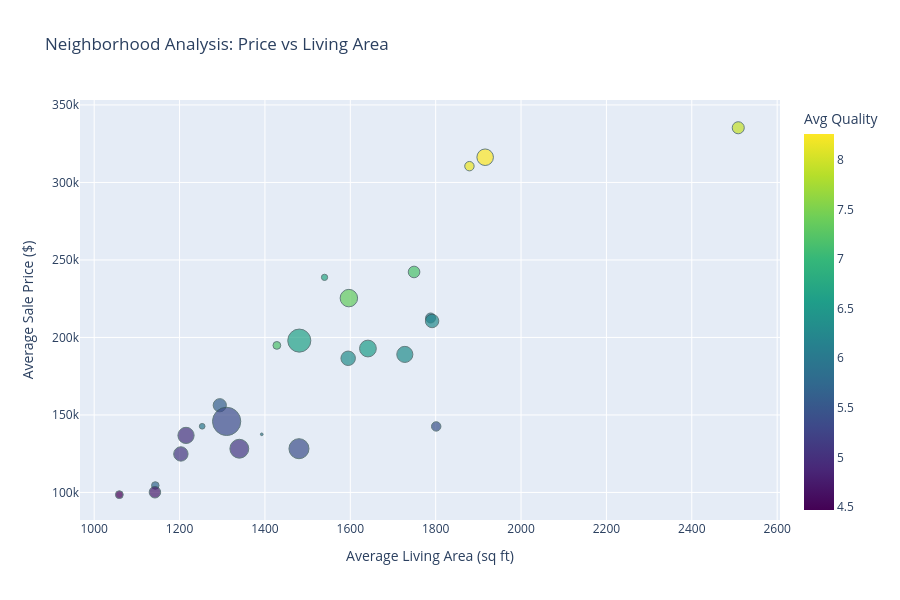
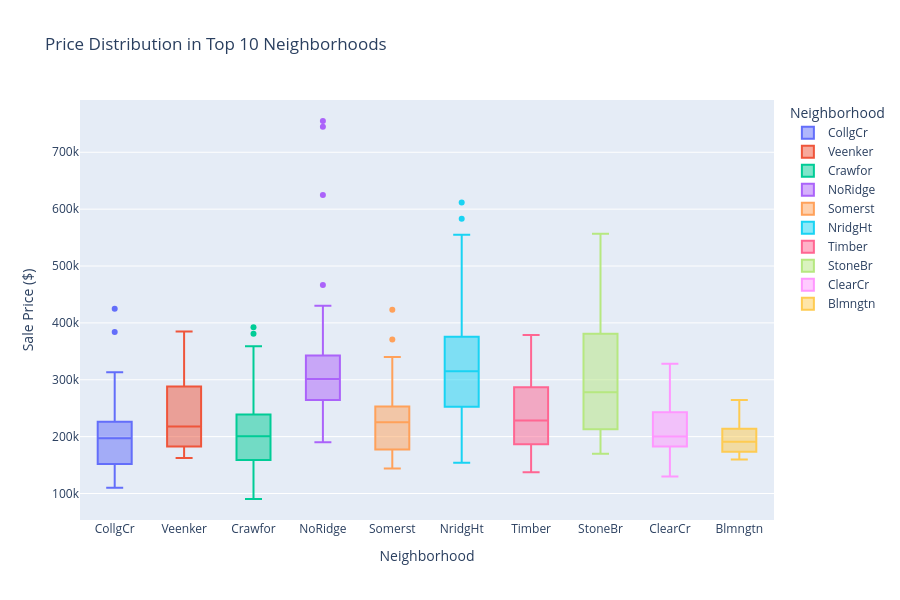
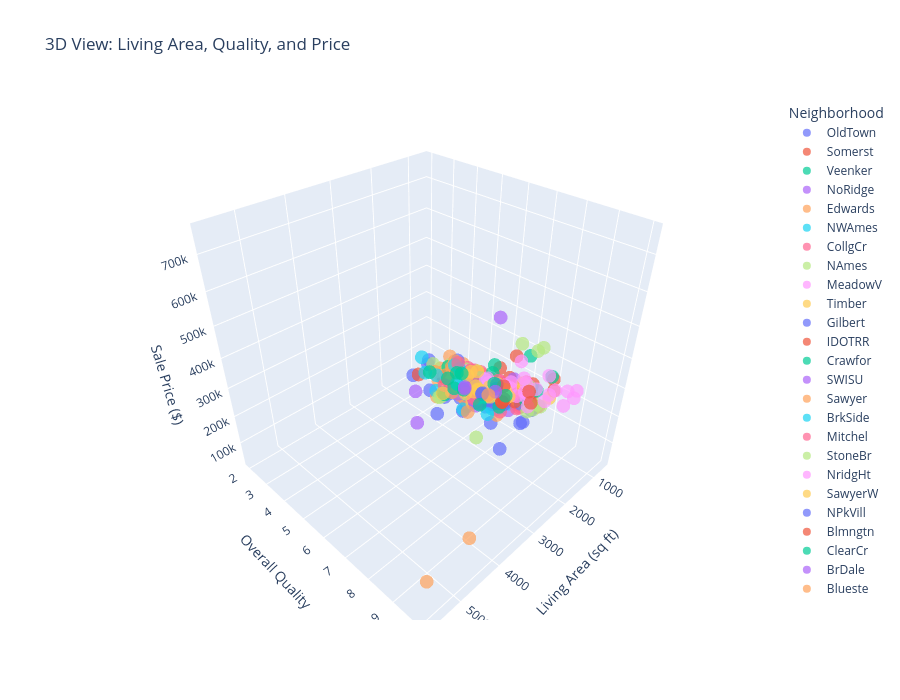

Notebook source saved alongside these figures, in order:
### Markdown cell above
<a id="section17"></a>
## 17. Spatial Visualization

Create interactive visualizations showing price patterns by location.

### Code cell
# Interactive visualization with Plotly
if 'Neighborhood' in train_df.columns:
    # Create interactive neighborhood price visualization
    neighborhood_plot_data = train_df.groupby('Neighborhood').agg({
        'SalePrice': ['mean', 'median', 'count'],
        'GrLivArea': 'mean',
        'OverallQual': 'mean'
    }).reset_index()
    
    neighborhood_plot_data.columns = ['Neighborhood', 'AvgPrice', 'MedianPrice', 'Count', 'AvgLivArea', 'AvgQuality']
    
    # Interactive scatter plot
    fig = px.scatter(neighborhood_plot_data,
                     x='AvgLivArea',
                     y='AvgPrice',
                     size='Count',
                     color='AvgQuality',
                     hover_data=['Neighborhood', 'MedianPrice'],
                     title='Neighborhood Analysis: Price vs Living Area',
                     labels={'AvgLivArea': 'Average Living Area (sq ft)',
                            'AvgPrice': 'Average Sale Price ($)',
                            'AvgQuality': 'Avg Quality',
                            'Count': 'Number of Houses'},
                     color_continuous_scale='Viridis',
                     height=600)
    
    fig.update_traces(marker=dict(line=dict(width=1, color='DarkSlateGrey')))
    fig.show()
    
    # Box plot of prices by top neighborhoods
    top_neighborhoods = neighborhood_stats.head(10).index.tolist()
    train_top_neighborhoods = train_df[train_df['Neighborhood'].isin(top_neighborhoods)]
    
    fig = px.box(train_top_neighborhoods,
                 x='Neighborhood',
                 y='SalePrice',
                 title='Price Distribution in Top 10 Neighborhoods',
                 labels={'SalePrice': 'Sale Price ($)'},
                 color='Neighborhood',
                 height=600)
    
    # fig.update_xaxis(tickangle=45)
    fig.show()
    
    # 3D scatter plot
    fig = px.scatter_3d(train_df.sample(500),
                        x='GrLivArea',
                        y='OverallQual',
                        z='SalePrice',
                        color='Neighborhood',
                        title='3D View: Living Area, Quality, and Price',
                        labels={'GrLivArea': 'Living Area (sq ft)',
                               'OverallQual': 'Overall Quality',
                               'SalePrice': 'Sale Price ($)'},
                        height=700,
                        opacity=0.7)
    
    fig.show()
    
    print("✓ Interactive spatial visualizations created")
else:
    print("Neighborhood column not found for visualization")

### Figure 1 — Plotly figure (JSON) as saved in the notebook; plotly's stock layout.template omitted (floating-point values rounded to 4 significant figures)
{"data": [{"customdata": [["Blmngtn", 191000], ["Blueste", 137500], ["BrDale", 106000], ["BrkSide", 124300], ["ClearCr", 200250], ["CollgCr", 197200], ["Crawfor", 200624], ["Edwards", 121750], ["Gilbert", 181000], ["IDOTRR", 103000], ["MeadowV", 88000], ["Mitchel", 153500], ["NAmes", 140000], ["NPkVill", 146000], ["NWAmes", 182900], ["NoRidge", 301500], ["NridgHt", 315000], ["OldTown", 119000], ["SWISU", 139500], ["Sawyer", 135000], ["SawyerW", 179900], ["Somerst", 225500], ["StoneBr", 278000], ["Timber", 228475], ["Veenker", 218000]], "hovertemplate": "Average Living Area (sq ft)=%{x}<br>Average Sale Price ($)=%{y}<br>Number of Houses=%{marker.size}<br>Neighborhood=%{customdata[0]}<br>MedianPrice=%{customdata[1]}<br>Avg Quality=%{marker.color}<extra></extra>", "legendgroup": "", "marker": {"color": [7.176, 6, 5.688, 5.052, 5.893, 6.64, 6.275, 5.08, 6.557, 4.757, 4.471, 5.592, 5.36, 6, 6.329, 7.927, 8.26, 5.389, 5.44, 5.027, 6.322, 7.337, 8.16, 7.158, 6.727], "coloraxis": "coloraxis", "line": {"color": "DarkSlateGrey", "width": 1}, "size": [17, 2, 16, 58, 28, 150, 51, 100, 79, 37, 17, 49, 225, 9, 73, 41, 77, 113, 25, 74, 59, 86, 25, 38, 11], "sizemode": "area", "sizeref": 0.5625, "symbol": "circle"}, "mode": "markers", "name": "", "orientation": "v", "showlegend": false, "type": "scatter", "x": [1428.0, 1392.0, 1143.0, 1203.0, 1788.0, 1480.0, 1792.0, 1340.0, 1641.0, 1142.0, 1059.0, 1294.0, 1310.0, 1253, 1728.0, 2509.0, 1916.0, 1480.0, 1801.0, 1215.0, 1595.0, 1597.0, 1879.0, 1749.0, 1540.0], "xaxis": "x", "y": [194900.0, 137500, 104500.0, 124800.0, 212600.0, 198000.0, 210600.0, 128200.0, 192900.0, 100100.0, 98580.0, 156300.0, 145800.0, 142700.0, 189100.0, 335300.0, 316300.0, 128200.0, 142600.0, 136800.0, 186600.0, 225400.0, 310499, 242200.0, 238800.0], "yaxis": "y"}], "layout": {"coloraxis": {"colorbar": {"title": {"text": "Avg Quality"}}, "colorscale": [[0, "#440154"], [0.1111, "#482878"], [0.2222, "#3e4989"], [0.3333, "#31688e"], [0.4444, "#26828e"], [0.5556, "#1f9e89"], [0.6667, "#35b779"], [0.7778, "#6ece58"], [0.8889, "#b5de2b"], [1, "#fde725"]]}, "height": 600, "legend": {"itemsizing": "constant", "tracegroupgap": 0}, "title": {"text": "Neighborhood Analysis: Price vs Living Area"}, "xaxis": {"anchor": "y", "domain": [0, 1], "title": {"text": "Average Living Area (sq ft)"}}, "yaxis": {"anchor": "x", "domain": [0, 1], "title": {"text": "Average Sale Price ($)"}}}}

### Figure 2 — Plotly figure (JSON) as saved in the notebook; plotly's stock layout.template omitted (floating-point values rounded to 4 significant figures; data arrays with more than 128 entries replaced by an {"elided": "..."} marker saying what was removed)
{"data": [{"alignmentgroup": "True", "hovertemplate": "Neighborhood=%{x}<br>Sale Price ($)=%{y}<extra></extra>", "legendgroup": "CollgCr", "marker": {"color": "#636efa"}, "name": "CollgCr", "notched": false, "offsetgroup": "CollgCr", "orientation": "v", "showlegend": true, "type": "box", "x": {"elided": "150 str values"}, "x0": " ", "xaxis": "x", "y": {"elided": "150 int values"}, "y0": " ", "yaxis": "y"}, {"alignmentgroup": "True", "hovertemplate": "Neighborhood=%{x}<br>Sale Price ($)=%{y}<extra></extra>", "legendgroup": "Veenker", "marker": {"color": "#EF553B"}, "name": "Veenker", "notched": false, "offsetgroup": "Veenker", "orientation": "v", "showlegend": true, "type": "box", "x": ["Veenker", "Veenker", "Veenker", "Veenker", "Veenker", "Veenker", "Veenker", "Veenker", "Veenker", "Veenker", "Veenker"], "x0": " ", "xaxis": "x", "y": [181500, 385000, 162500, 324000, 245500, 165000, 270000, 187000, 218000, 194000, 294000], "y0": " ", "yaxis": "y"}, {"alignmentgroup": "True", "hovertemplate": "Neighborhood=%{x}<br>Sale Price ($)=%{y}<extra></extra>", "legendgroup": "Crawfor", "marker": {"color": "#00cc96"}, "name": "Crawfor", "notched": false, "offsetgroup": "Crawfor", "orientation": "v", "showlegend": true, "type": "box", "x": ["Crawfor", "Crawfor", "Crawfor", "Crawfor", "Crawfor", "Crawfor", "Crawfor", "Crawfor", "Crawfor", "Crawfor", "Crawfor", "Crawfor", "Crawfor", "Crawfor", "Crawfor", "Crawfor", "Crawfor", "Crawfor", "Crawfor", "Crawfor", "Crawfor", "Crawfor", "Crawfor", "Crawfor", "Crawfor", "Crawfor", "Crawfor", "Crawfor", "Crawfor", "Crawfor", "Crawfor", "Crawfor", "Crawfor", "Crawfor", "Crawfor", "Crawfor", "Crawfor", "Crawfor", "Crawfor", "Crawfor", "Crawfor", "Crawfor", "Crawfor", "Crawfor", "Crawfor", "Crawfor", "Crawfor", "Crawfor", "Crawfor", "Crawfor", "Crawfor"], "x0": " ", "xaxis": "x", "y": [140000, 163500, 217000, 259500, 200100, 315000, 311500, 235000, 158500, 157000, 177000, 239000, 90350, 188700, 289000, 96500, 234000, 200624, 217500, 359100, 149000, 137500, 257500, 222000, 164000, 189950, 250000, 145000, 145000, 160000, 165000, 119750, 220000, 219500, 174500, 230000, 224000, 239000, 154900, 392500, 138887, 230000, 381000, 139000, 177500, 335000, 177000, 275000, 223000, 191000, 266500], "y0": " ", "yaxis": "y"}, {"alignmentgroup": "True", "hovertemplate": "Neighborhood=%{x}<br>Sale Price ($)=%{y}<extra></extra>", "legendgroup": "NoRidge", "marker": {"color": "#ab63fa"}, "name": "NoRidge", "notched": false, "offsetgroup": "NoRidge", "orientation": "v", "showlegend": true, "type": "box", "x": ["NoRidge", "NoRidge", "NoRidge", "NoRidge", "NoRidge", "NoRidge", "NoRidge", "NoRidge", "NoRidge", "NoRidge", "NoRidge", "NoRidge", "NoRidge", "NoRidge", "NoRidge", "NoRidge", "NoRidge", "NoRidge", "NoRidge", "NoRidge", "NoRidge", "NoRidge", "NoRidge", "NoRidge", "NoRidge", "NoRidge", "NoRidge", "NoRidge", "NoRidge", "NoRidge", "NoRidge", "NoRidge", "NoRidge", "NoRidge", "NoRidge", "NoRidge", "NoRidge", "NoRidge", "NoRidge", "NoRidge", "NoRidge"], "x0": " ", "xaxis": "x", "y": [250000, 260000, 290000, 403000, 290000, 260000, 280000, 258000, 315000, 430000, 265000, 315750, 248000, 268000, 350000, 402000, 221000, 755000, 341000, 260400, 290000, 337000, 269790, 336000, 348000, 310000, 248000, 325000, 625000, 285000, 745000, 262000, 301500, 290000, 302000, 333168, 190000, 410000, 466500, 340000, 271000], "y0": " ", "yaxis": "y"}, {"alignmentgroup": "True", "hovertemplate": "Neighborhood=%{x}<br>Sale Price ($)=%{y}<extra></extra>", "legendgroup": "Somerst", "marker": {"color": "#FFA15A"}, "name": "Somerst", "notched": false, "offsetgroup": "Somerst", "orientation": "v", "showlegend": true, "type": "box", "x": ["Somerst", "Somerst", "Somerst", "Somerst", "Somerst", "Somerst", "Somerst", "Somerst", "Somerst", "Somerst", "Somerst", "Somerst", "Somerst", "Somerst", "Somerst", "Somerst", "Somerst", "Somerst", "Somerst", "Somerst", "Somerst", "Somerst", "Somerst", "Somerst", "Somerst", "Somerst", "Somerst", "Somerst", "Somerst", "Somerst", "Somerst", "Somerst", "Somerst", "Somerst", "Somerst", "Somerst", "Somerst", "Somerst", "Somerst", "Somerst", "Somerst", "Somerst", "Somerst", "Somerst", "Somerst", "Somerst", "Somerst", "Somerst", "Somerst", "Somerst", "Somerst", "Somerst", "Somerst", "Somerst", "Somerst", "Somerst", "Somerst", "Somerst", "Somerst", "Somerst", "Somerst", "Somerst", "Somerst", "Somerst", "Somerst", "Somerst", "Somerst", "Somerst", "Somerst", "Somerst", "Somerst", "Somerst", "Somerst", "Somerst", "Somerst", "Somerst", "Somerst", "Somerst", "Somerst", "Somerst", "Somerst", "Somerst", "Somerst", "Somerst", "Somerst", "Somerst"], "x0": " ", "xaxis": "x", "y": [307000, 249700, 172500, 245000, 164500, 250000, 176000, 254900, 177000, 311872, 252678, 262500, 207500, 266000, 185000, 244600, 164700, 239000, 270000, 340000, 187750, 241000, 339750, 222000, 210000, 263435, 226700, 208300, 176000, 263000, 146000, 151000, 168500, 226000, 370878, 205950, 423000, 227875, 148800, 196000, 172500, 179400, 215200, 264132, 225000, 227680, 232600, 147400, 151000, 250580, 303477, 328900, 255000, 173733, 320000, 253000, 155000, 182000, 165000, 199900, 197000, 232000, 252000, 197000, 160000, 235128, 171900, 174000, 290000, 229456, 214000, 248328, 186500, 183900, 232000, 208900, 147000, 227000, 177500, 144152, 216000, 250000, 282922, 310000, 287090, 185000], "y0": " ", "yaxis": "y"}, {"alignmentgroup": "True", "hovertemplate": "Neighborhood=%{x}<br>Sale Price ($)=%{y}<extra></extra>", "legendgroup": "NridgHt", "marker": {"color": "#19d3f3"}, "name": "NridgHt", "notched": false, "offsetgroup": "NridgHt", "orientation": "v", "showlegend": true, "type": "box", "x": ["NridgHt", "NridgHt", "NridgHt", "NridgHt", "NridgHt", "NridgHt", "NridgHt", "NridgHt", "NridgHt", "NridgHt", "NridgHt", "NridgHt", "NridgHt", "NridgHt", "NridgHt", "NridgHt", "NridgHt", "NridgHt", "NridgHt", "NridgHt", "NridgHt", "NridgHt", "NridgHt", "NridgHt", "NridgHt", "NridgHt", "NridgHt", "NridgHt", "NridgHt", "NridgHt", "NridgHt", "NridgHt", "NridgHt", "NridgHt", "NridgHt", "NridgHt", "NridgHt", "NridgHt", "NridgHt", "NridgHt", "NridgHt", "NridgHt", "NridgHt", "NridgHt", "NridgHt", "NridgHt", "NridgHt", "NridgHt", "NridgHt", "NridgHt", "NridgHt", "NridgHt", "NridgHt", "NridgHt", "NridgHt", "NridgHt", "NridgHt", "NridgHt", "NridgHt", "NridgHt", "NridgHt", "NridgHt", "NridgHt", "NridgHt", "NridgHt", "NridgHt", "NridgHt", "NridgHt", "NridgHt", "NridgHt", "NridgHt", "NridgHt", "NridgHt", "NridgHt", "NridgHt", "NridgHt", "NridgHt"], "x0": " ", "xaxis": "x", "y": [345000, 325300, 256300, 306000, 277500, 309000, 319900, 202500, 317000, 372402, 412500, 220000, 325624, 274900, 386250, 318000, 415298, 207500, 360000, 342643, 354000, 284000, 207000, 266000, 154000, 437154, 318061, 426000, 280000, 555000, 250000, 440000, 380000, 326000, 374000, 202665, 402861, 446261, 255500, 284000, 214000, 253293, 451950, 275000, 314813, 209500, 274000, 194700, 254000, 275500, 395000, 485000, 582933, 224000, 385000, 350000, 611657, 285000, 173000, 395192, 337500, 196000, 185850, 335000, 280000, 318000, 230000, 233170, 367294, 175500, 465000, 171750, 281000, 325000, 202500, 315000, 394617], "y0": " ", "yaxis": "y"}, {"alignmentgroup": "True", "hovertemplate": "Neighborhood=%{x}<br>Sale Price ($)=%{y}<extra></extra>", "legendgroup": "Timber", "marker": {"color": "#FF6692"}, "name": "Timber", "notched": false, "offsetgroup": "Timber", "orientation": "v", "showlegend": true, "type": "box", "x": ["Timber", "Timber", "Timber", "Timber", "Timber", "Timber", "Timber", "Timber", "Timber", "Timber", "Timber", "Timber", "Timber", "Timber", "Timber", "Timber", "Timber", "Timber", "Timber", "Timber", "Timber", "Timber", "Timber", "Timber", "Timber", "Timber", "Timber", "Timber", "Timber", "Timber", "Timber", "Timber", "Timber", "Timber", "Timber", "Timber", "Timber", "Timber"], "x0": " ", "xaxis": "x", "y": [170000, 220000, 269500, 228000, 184000, 375000, 228950, 202900, 175000, 204000, 175000, 315000, 224500, 369900, 305000, 335000, 176000, 312500, 187500, 248900, 187500, 201000, 137500, 270000, 214900, 287000, 293077, 315500, 250000, 186700, 265900, 378500, 180000, 283463, 239000, 167500, 281213, 160000], "y0": " ", "yaxis": "y"}, {"alignmentgroup": "True", "hovertemplate": "Neighborhood=%{x}<br>Sale Price ($)=%{y}<extra></extra>", "legendgroup": "StoneBr", "marker": {"color": "#B6E880"}, "name": "StoneBr", "notched": false, "offsetgroup": "StoneBr", "orientation": "v", "showlegend": true, "type": "box", "x": ["StoneBr", "StoneBr", "StoneBr", "StoneBr", "StoneBr", "StoneBr", "StoneBr", "StoneBr", "StoneBr", "StoneBr", "StoneBr", "StoneBr", "StoneBr", "StoneBr", "StoneBr", "StoneBr", "StoneBr", "StoneBr", "StoneBr", "StoneBr", "StoneBr", "StoneBr", "StoneBr", "StoneBr", "StoneBr"], "x0": " ", "xaxis": "x", "y": [438780, 239000, 501837, 286000, 377426, 394432, 212000, 251000, 325000, 319000, 372500, 207500, 392000, 361919, 189000, 275000, 236500, 180000, 538000, 187500, 556581, 213500, 170000, 278000, 260000], "y0": " ", "yaxis": "y"}, {"alignmentgroup": "True", "hovertemplate": "Neighborhood=%{x}<br>Sale Price ($)=%{y}<extra></extra>", "legendgroup": "ClearCr", "marker": {"color": "#FF97FF"}, "name": "ClearCr", "notched": false, "offsetgroup": "ClearCr", "orientation": "v", "showlegend": true, "type": "box", "x": ["ClearCr", "ClearCr", "ClearCr", "ClearCr", "ClearCr", "ClearCr", "ClearCr", "ClearCr", "ClearCr", "ClearCr", "ClearCr", "ClearCr", "ClearCr", "ClearCr", "ClearCr", "ClearCr", "ClearCr", "ClearCr", "ClearCr", "ClearCr", "ClearCr", "ClearCr", "ClearCr", "ClearCr", "ClearCr", "ClearCr", "ClearCr", "ClearCr"], "x0": " ", "xaxis": "x", "y": [225000, 180000, 235000, 190000, 211000, 277000, 241500, 192000, 190000, 130000, 134432, 240000, 280000, 256000, 143000, 173000, 302000, 187500, 200000, 155000, 185000, 240000, 244400, 328000, 200500, 161500, 260000, 190000], "y0": " ", "yaxis": "y"}, {"alignmentgroup": "True", "hovertemplate": "Neighborhood=%{x}<br>Sale Price ($)=%{y}<extra></extra>", "legendgroup": "Blmngtn", "marker": {"color": "#FECB52"}, "name": "Blmngtn", "notched": false, "offsetgroup": "Blmngtn", "orientation": "v", "showlegend": true, "type": "box", "x": ["Blmngtn", "Blmngtn", "Blmngtn", "Blmngtn", "Blmngtn", "Blmngtn", "Blmngtn", "Blmngtn", "Blmngtn", "Blmngtn", "Blmngtn", "Blmngtn", "Blmngtn", "Blmngtn", "Blmngtn", "Blmngtn", "Blmngtn"], "x0": " ", "xaxis": "x", "y": [167240, 192500, 192000, 172500, 178740, 234000, 194201, 264561, 160200, 215000, 159895, 181000, 213490, 191000, 174000, 246578, 175900], "y0": " ", "yaxis": "y"}], "layout": {"boxmode": "overlay", "height": 600, "legend": {"title": {"text": "Neighborhood"}, "tracegroupgap": 0}, "title": {"text": "Price Distribution in Top 10 Neighborhoods"}, "xaxis": {"anchor": "y", "categoryarray": ["CollgCr", "Veenker", "Crawfor", "NoRidge", "Somerst", "NridgHt", "Timber", "StoneBr", "ClearCr", "Blmngtn"], "categoryorder": "array", "domain": [0, 1], "title": {"text": "Neighborhood"}}, "yaxis": {"anchor": "x", "domain": [0, 1], "title": {"text": "Sale Price ($)"}}}}

### Figure 3 — Plotly figure (JSON) as saved in the notebook; plotly's stock layout.template omitted (floating-point values rounded to 4 significant figures)
{"data": [{"hovertemplate": "Neighborhood=OldTown<br>Living Area (sq ft)=%{x}<br>Overall Quality=%{y}<br>Sale Price ($)=%{z}<extra></extra>", "legendgroup": "OldTown", "marker": {"color": "#636efa", "opacity": 0.7, "symbol": "circle"}, "mode": "markers", "name": "OldTown", "scene": "scene", "showlegend": true, "type": "scatter3d", "x": [2082, 1889, 1750, 1310, 792, 1183, 882, 3493, 1928, 1073, 1641, 1374, 720, 1056, 1248, 2358, 804, 1200, 693, 1118, 2058, 1432, 1559, 1316, 968, 789, 1666, 1214, 1230, 1118, 1960, 1344, 1440, 840, 1768, 1774, 1699], "y": [7, 7, 5, 6, 5, 3, 5, 7, 6, 5, 7, 4, 6, 6, 5, 8, 5, 6, 4, 6, 6, 5, 5, 5, 4, 5, 8, 3, 5, 5, 5, 5, 5, 5, 7, 4, 3], "z": [200000, 122000, 124000, 112000, 109500, 120000, 97000, 295000, 137000, 108480, 178000, 105000, 105900, 144000, 87000, 122000, 119000, 125000, 52500, 116000, 129500, 132000, 153500, 130000, 64500, 115000, 161000, 105000, 110000, 119900, 124500, 98000, 79000, 87000, 163000, 87000, 95000]}, {"hovertemplate": "Neighborhood=Somerst<br>Living Area (sq ft)=%{x}<br>Overall Quality=%{y}<br>Sale Price ($)=%{z}<extra></extra>", "legendgroup": "Somerst", "marker": {"color": "#EF553B", "opacity": 0.7, "symbol": "circle"}, "mode": "markers", "name": "Somerst", "scene": "scene", "showlegend": true, "type": "scatter3d", "x": [1929, 1464, 1200, 1224, 1501, 1372, 1726, 1665, 2097, 1694, 1935, 1674, 1200, 1709, 1496, 1391, 1588, 1959, 1953, 1428, 1563, 1766, 1958, 1550, 1468], "y": [7, 8, 7, 6, 7, 7, 7, 7, 8, 8, 8, 7, 7, 9, 8, 7, 8, 8, 8, 7, 8, 9, 7, 7, 8], "z": [226000, 282922, 151000, 164500, 179400, 250580, 311872, 205950, 423000, 307000, 263435, 216000, 144152, 328900, 225000, 196000, 227000, 270000, 252000, 182000, 245000, 370878, 250000, 241000, 244600]}, {"hovertemplate": "Neighborhood=Veenker<br>Living Area (sq ft)=%{x}<br>Overall Quality=%{y}<br>Sale Price ($)=%{z}<extra></extra>", "legendgroup": "Veenker", "marker": {"color": "#00cc96", "opacity": 0.7, "symbol": "circle"}, "mode": "markers", "name": "Veenker", "scene": "scene", "showlegend": true, "type": "scatter3d", "x": [1288, 1494, 1842, 1232], "y": [8, 8, 9, 6], "z": [245500, 270000, 385000, 162500]}, {"hovertemplate": "Neighborhood=NoRidge<br>Living Area (sq ft)=%{x}<br>Overall Quality=%{y}<br>Sale Price ($)=%{z}<extra></extra>", "legendgroup": "NoRidge", "marker": {"color": "#ab63fa", "opacity": 0.7, "symbol": "circle"}, "mode": "markers", "name": "NoRidge", "scene": "scene", "showlegend": true, "type": "scatter3d", "x": [2630, 2612, 2526, 2013, 2794, 2622, 2646, 1624, 1839, 2418, 4316, 2113, 2127, 2198], "y": [8, 8, 8, 7, 8, 8, 7, 8, 7, 7, 10, 8, 7, 8], "z": [315000, 336000, 290000, 269790, 403000, 325000, 260000, 262000, 221000, 341000, 755000, 350000, 271000, 250000]}, {"hovertemplate": "Neighborhood=Edwards<br>Living Area (sq ft)=%{x}<br>Overall Quality=%{y}<br>Sale Price ($)=%{z}<extra></extra>", "legendgroup": "Edwards", "marker": {"color": "#FFA15A", "opacity": 0.7, "symbol": "circle"}, "mode": "markers", "name": "Edwards", "scene": "scene", "showlegend": true, "type": "scatter3d", "x": [2200, 1134, 1526, 835, 1148, 816, 816, 1276, 1510, 960, 1132, 864, 1152, 930, 1072, 2008, 1369, 1125, 796, 1113, 861, 672, 1346, 1716, 1072, 1922, 5642, 1090, 698, 1470, 864, 1486, 845, 1124, 4676, 1393, 1258, 1656, 1181, 1196, 1604, 1440, 2108, 1340, 1709, 1456], "y": [5, 5, 5, 5, 5, 6, 4, 5, 4, 4, 4, 5, 4, 4, 6, 5, 6, 6, 5, 6, 4, 4, 4, 5, 6, 7, 10, 5, 5, 4, 5, 5, 4, 5, 10, 5, 6, 7, 4, 6, 5, 4, 6, 5, 7, 5], "z": [145900, 126000, 144500, 83000, 123500, 118500, 100000, 60000, 108000, 94750, 176000, 99900, 82000, 84900, 148000, 225000, 103600, 125000, 85000, 148000, 82500, 113000, 112000, 131000, 140000, 198500, 160000, 157000, 118000, 135000, 98000, 167000, 84000, 93000, 184750, 135500, 105000, 165400, 137500, 110000, 117000, 150000, 235000, 120000, 137500, 91500]}, {"hovertemplate": "Neighborhood=NWAmes<br>Living Area (sq ft)=%{x}<br>Overall Quality=%{y}<br>Sale Price ($)=%{z}<extra></extra>", "legendgroup": "NWAmes", "marker": {"color": "#19d3f3", "opacity": 0.7, "symbol": "circle"}, "mode": "markers", "name": "NWAmes", "scene": "scene", "showlegend": true, "type": "scatter3d", "x": [1680, 1680, 1601, 1350, 2183, 1743, 1334, 2872, 1621, 1686, 2784, 1993, 1552, 1440, 1964, 2156, 2353, 1395, 1656, 2073, 1586, 1790, 1725, 2715, 1844, 1242, 2093, 1484, 1370, 1664, 1309, 1523, 1632, 1472], "y": [7, 5, 7, 6, 7, 6, 6, 6, 7, 6, 7, 6, 6, 6, 7, 7, 7, 6, 5, 6, 6, 6, 7, 8, 6, 7, 7, 5, 7, 7, 6, 6, 6, 7], "z": [213250, 136905, 157000, 165000, 229000, 175000, 167900, 272000, 202500, 207500, 250000, 190000, 179900, 182900, 205000, 262500, 260000, 162000, 135000, 210000, 181000, 165150, 197000, 299800, 190000, 175500, 215000, 175000, 152000, 162900, 181000, 180000, 173000, 187500]}, {"hovertemplate": "Neighborhood=CollgCr<br>Living Area (sq ft)=%{x}<br>Overall Quality=%{y}<br>Sale Price ($)=%{z}<extra></extra>", "legendgroup": "CollgCr", "marker": {"color": "#FF6692", "opacity": 0.7, "symbol": "circle"}, "mode": "markers", "name": "CollgCr", "scene": "scene", "showlegend": true, "type": "scatter3d", "x": [864, 954, 1316, 1552, 1604, 1208, 848, 1232, 768, 1919, 1500, 2153, 1234, 1337, 1795, 1459, 1504, 1829, 1208, 1786, 1026, 864, 1314, 1852, 1484, 1700, 2452, 1294, 1493, 1494, 848, 882, 969, 1776, 2696, 1422, 1630, 1476, 1500, 1220, 990, 1787, 2263, 1097, 1212, 1573, 1861, 1764, 2097, 1724, 990], "y": [5, 5, 7, 7, 7, 7, 6, 7, 5, 8, 6, 9, 8, 7, 8, 7, 7, 7, 7, 6, 6, 5, 6, 8, 7, 6, 8, 7, 6, 6, 6, 5, 5, 7, 7, 7, 8, 6, 7, 7, 5, 8, 8, 5, 7, 7, 7, 6, 7, 7, 5], "z": [133500, 132500, 200141, 212900, 220000, 206000, 149300, 194500, 133000, 233230, 173900, 313000, 179900, 185000, 230000, 192000, 203000, 237000, 195400, 204750, 147000, 136500, 176432, 230000, 213000, 200000, 267000, 193879, 208900, 217000, 141000, 112500, 122000, 192500, 383970, 179600, 295493, 173500, 190000, 194000, 156000, 275000, 287000, 145000, 178000, 227000, 200000, 231500, 274300, 188000, 126000]}, {"hovertemplate": "Neighborhood=NAmes<br>Living Area (sq ft)=%{x}<br>Overall Quality=%{y}<br>Sale Price ($)=%{z}<extra></extra>", "legendgroup": "NAmes", "marker": {"color": "#B6E880", "opacity": 0.7, "symbol": "circle"}, "mode": "markers", "name": "NAmes", "scene": "scene", "showlegend": true, "type": "scatter3d", "x": [1578, 1053, 1040, 1048, 1236, 864, 1479, 1611, 1136, 2080, 1214, 1383, 3112, 1348, 1442, 912, 1063, 1261, 1100, 1820, 932, 936, 1524, 1339, 928, 1041, 1319, 1888, 1297, 1558, 1080, 1040, 1026, 1734, 1144, 943, 2112, 1235, 2136, 972, 1057, 1113, 912, 1445, 1324, 1050, 958, 1253, 1661, 1116, 1246, 1632, 1052, 924, 1098, 1700, 1196, 981, 1216, 1194, 864, 767, 1265, 892, 1073, 1306, 872, 1362, 1078, 1048, 1225, 1425], "y": [6, 5, 3, 5, 5, 6, 7, 6, 6, 5, 5, 6, 8, 6, 6, 5, 5, 6, 4, 7, 6, 5, 5, 5, 5, 5, 5, 6, 5, 5, 6, 5, 6, 6, 5, 5, 6, 5, 5, 6, 5, 5, 5, 6, 6, 5, 6, 6, 6, 6, 5, 6, 5, 5, 5, 5, 6, 6, 5, 6, 4, 7, 5, 5, 5, 5, 4, 6, 5, 5, 4, 6], "z": [133000, 145500, 93500, 135000, 134450, 127500, 184000, 167900, 140000, 135000, 143000, 145250, 235000, 155000, 157900, 147000, 128000, 163000, 141000, 201800, 124000, 129000, 144000, 139000, 132000, 124500, 123000, 190000, 153000, 140000, 136000, 133700, 156000, 159000, 139950, 135960, 206900, 98600, 137900, 132000, 109000, 147000, 114500, 158000, 160000, 128900, 151500, 157000, 165500, 160000, 154000, 139000, 138500, 122900, 135000, 165500, 139000, 143250, 118500, 148000, 120500, 133000, 179900, 110000, 156000, 153000, 123000, 163000, 142125, 98300, 128950, 180500]}, {"hovertemplate": "Neighborhood=MeadowV<br>Living Area (sq ft)=%{x}<br>Overall Quality=%{y}<br>Sale Price ($)=%{z}<extra></extra>", "legendgroup": "MeadowV", "marker": {"color": "#FF97FF", "opacity": 0.7, "symbol": "circle"}, "mode": "markers", "name": "MeadowV", "scene": "scene", "showlegend": true, "type": "scatter3d", "x": [630, 1112, 630, 1142, 1060, 1092, 630], "y": [4, 5, 4, 5, 5, 4, 5], "z": [80000, 85000, 75500, 134000, 129900, 83500, 92000]}, {"hovertemplate": "Neighborhood=Timber<br>Living Area (sq ft)=%{x}<br>Overall Quality=%{y}<br>Sale Price ($)=%{z}<extra></extra>", "legendgroup": "Timber", "marker": {"color": "#FECB52", "opacity": 0.7, "symbol": "circle"}, "mode": "markers", "name": "Timber", "scene": "scene", "showlegend": true, "type": "scatter3d", "x": [1800, 1339, 1572, 1466, 1707, 1137, 1838, 1968, 1146, 1629, 2514, 1894], "y": [8, 7, 5, 8, 8, 6, 9, 8, 7, 8, 7, 7], "z": [312500, 180000, 186700, 201000, 228000, 176000, 315000, 269500, 187500, 270000, 250000, 214900]}, {"hovertemplate": "Neighborhood=Gilbert<br>Living Area (sq ft)=%{x}<br>Overall Quality=%{y}<br>Sale Price ($)=%{z}<extra></extra>", "legendgroup": "Gilbert", "marker": {"color": "#636efa", "opacity": 0.7, "symbol": "circle"}, "mode": "markers", "name": "Gilbert", "scene": "scene", "showlegend": true, "type": "scatter3d", "x": [1638, 1501, 1720, 2256, 1498, 1474, 1484, 2035, 1690, 1490, 1792, 1632, 1593, 2291, 1752, 1509, 1959, 1419, 1509, 1560, 1895, 1801, 1600, 1470, 1472, 864, 1412], "y": [6, 6, 7, 7, 6, 7, 6, 7, 6, 7, 6, 7, 6, 7, 8, 6, 7, 8, 7, 6, 7, 8, 6, 6, 7, 4, 6], "z": [192000, 165600, 183500, 236000, 187500, 168500, 178900, 222500, 181000, 184000, 186500, 176500, 193000, 230000, 164000, 183200, 215000, 184100, 180000, 174000, 194500, 239900, 169000, 177000, 160000, 141000, 156932]}, {"hovertemplate": "Neighborhood=IDOTRR<br>Living Area (sq ft)=%{x}<br>Overall Quality=%{y}<br>Sale Price ($)=%{z}<extra></extra>", "legendgroup": "IDOTRR", "marker": {"color": "#EF553B", "opacity": 0.7, "symbol": "circle"}, "mode": "markers", "name": "IDOTRR", "scene": "scene", "showlegend": true, "type": "scatter3d", "x": [1092, 1355, 1526, 951, 1558, 1469, 1336, 1178, 1012, 1108, 1123, 720], "y": [4, 6, 3, 4, 5, 6, 4, 4, 6, 7, 4, 4], "z": [55000, 127000, 85000, 106500, 152000, 135000, 108000, 102776, 118400, 139400, 100000, 34900]}, {"hovertemplate": "Neighborhood=Crawfor<br>Living Area (sq ft)=%{x}<br>Overall Quality=%{y}<br>Sale Price ($)=%{z}<extra></extra>", "legendgroup": "Crawfor", "marker": {"color": "#00cc96", "opacity": 0.7, "symbol": "circle"}, "mode": "markers", "name": "Crawfor", "scene": "scene", "showlegend": true, "type": "scatter3d", "x": [1426, 1740, 694, 1902, 1839, 2057, 3194, 1954, 1646, 2002, 1180, 1652, 1625, 2624, 954], "y": [7, 7, 5, 7, 6, 7, 8, 7, 7, 5, 4, 8, 8, 6, 5], "z": [189950, 219500, 90350, 335000, 257500, 250000, 359100, 311500, 164000, 145000, 137500, 392500, 235000, 239000, 119750]}, {"hovertemplate": "Neighborhood=SWISU<br>Living Area (sq ft)=%{x}<br>Overall Quality=%{y}<br>Sale Price ($)=%{z}<extra></extra>", "legendgroup": "SWISU", "marker": {"color": "#ab63fa", "opacity": 0.7, "symbol": "circle"}, "mode": "markers", "name": "SWISU", "scene": "scene", "showlegend": true, "type": "scatter3d", "x": [1716, 1768, 1691, 1639, 1522, 1520, 1694, 3395, 2230], "y": [5, 5, 5, 6, 5, 5, 6, 6, 4], "z": [135900, 175000, 127000, 115000, 102000, 159434, 136500, 200000, 118500]}, {"hovertemplate": "Neighborhood=Sawyer<br>Living Area (sq ft)=%{x}<br>Overall Quality=%{y}<br>Sale Price ($)=%{z}<extra></extra>", "legendgroup": "Sawyer", "marker": {"color": "#FFA15A", "opacity": 0.7, "symbol": "circle"}, "mode": "markers", "name": "Sawyer", "scene": "scene", "showlegend": true, "type": "scatter3d", "x": [902, 1721, 913, 904, 1464, 860, 1039, 1902, 980, 912, 1067, 1728, 960, 894, 1057, 1121, 1779, 1006, 1029, 1271, 1383, 899, 1620, 1601, 1258, 1392, 1068, 864, 1228], "y": [5, 5, 6, 5, 5, 5, 5, 6, 5, 6, 4, 5, 4, 5, 5, 5, 5, 5, 4, 5, 5, 5, 4, 5, 4, 5, 6, 5, 5], "z": [125500, 180000, 129000, 109900, 175000, 137000, 131500, 112000, 135000, 142000, 128000, 125000, 145000, 129000, 132000, 139000, 170000, 80000, 118500, 135000, 165000, 130000, 150000, 140000, 108959, 121500, 154500, 62383, 149350]}, {"hovertemplate": "Neighborhood=BrkSide<br>Living Area (sq ft)=%{x}<br>Overall Quality=%{y}<br>Sale Price ($)=%{z}<extra></extra>", "legendgroup": "BrkSide", "marker": {"color": "#19d3f3", "opacity": 0.7, "symbol": "circle"}, "mode": "markers", "name": "BrkSide", "scene": "scene", "showlegend": true, "type": "scatter3d", "x": [1576, 2019, 1367, 788, 747, 708, 1573, 800, 1362, 1848, 1306, 1344, 1203, 1348, 1412, 1539, 986, 1577, 784, 1218, 960], "y": [5, 7, 6, 4, 4, 4, 4, 2, 6, 6, 3, 5, 5, 5, 6, 5, 6, 6, 5, 6, 4], "z": [149000, 167500, 127500, 100000, 79900, 82500, 133000, 60000, 128000, 207000, 76500, 115000, 110000, 117000, 132500, 141500, 102000, 140200, 109500, 131000, 129000]}, {"hovertemplate": "Neighborhood=Mitchel<br>Living Area (sq ft)=%{x}<br>Overall Quality=%{y}<br>Sale Price ($)=%{z}<extra></extra>", "legendgroup": "Mitchel", "marker": {"color": "#FF6692", "opacity": 0.7, "symbol": "circle"}, "mode": "markers", "name": "Mitchel", "scene": "scene", "showlegend": true, "type": "scatter3d", "x": [1968, 1080, 1710, 988, 845, 1344, 1217, 1126, 1689, 1110, 1728, 912, 1750], "y": [5, 6, 7, 5, 4, 7, 7, 5, 8, 5, 6, 6, 6], "z": [172000, 134000, 240000, 113000, 129500, 206300, 173000, 160000, 271000, 165500, 150900, 156000, 160000]}, {"hovertemplate": "Neighborhood=StoneBr<br>Living Area (sq ft)=%{x}<br>Overall Quality=%{y}<br>Sale Price ($)=%{z}<extra></extra>", "legendgroup": "StoneBr", "marker": {"color": "#B6E880", "opacity": 0.7, "symbol": "circle"}, "mode": "markers", "name": "StoneBr", "scene": "scene", "showlegend": true, "type": "scatter3d", "x": [1593, 1337, 1502, 1419, 1228, 1088, 2868, 2234, 2504], "y": [8, 8, 8, 8, 8, 8, 9, 9, 9], "z": [286000, 180000, 212000, 392000, 189000, 170000, 556581, 501837, 325000]}, {"hovertemplate": "Neighborhood=NridgHt<br>Living Area (sq ft)=%{x}<br>Overall Quality=%{y}<br>Sale Price ($)=%{z}<extra></extra>", "legendgroup": "NridgHt", "marker": {"color": "#FF97FF", "opacity": 0.7, "symbol": "circle"}, "mode": "markers", "name": "NridgHt", "scene": "scene", "showlegend": true, "type": "scatter3d", "x": [1652, 1554, 1314, 2020, 2392, 1314, 1850, 1362, 1600, 1713, 1940, 1980, 2332, 2713, 2084, 1306, 1970, 1502, 2046, 1634, 1704, 1324, 1932], "y": [9, 8, 7, 10, 10, 7, 9, 6, 8, 8, 9, 9, 10, 9, 10, 6, 8, 7, 7, 8, 8, 8, 8], "z": [325000, 209500, 230000, 402861, 386250, 207500, 326000, 194700, 256300, 274900, 395192, 315000, 426000, 446261, 385000, 196000, 281000, 233170, 284000, 250000, 306000, 254000, 394617]}, {"hovertemplate": "Neighborhood=SawyerW<br>Living Area (sq ft)=%{x}<br>Overall Quality=%{y}<br>Sale Price ($)=%{z}<extra></extra>", "legendgroup": "SawyerW", "marker": {"color": "#FECB52", "opacity": 0.7, "symbol": "circle"}, "mode": "markers", "name": "SawyerW", "scene": "scene", "showlegend": true, "type": "scatter3d", "x": [2020, 1679, 1199, 1442, 884, 1564, 1224, 2730, 1114, 784, 1349, 923, 1494, 1603, 1732, 1982, 1217], "y": [5, 6, 6, 7, 5, 6, 5, 7, 5, 6, 7, 6, 7, 6, 6, 7, 6], "z": [144000, 193500, 153900, 179900, 144000, 171000, 153337, 301000, 159000, 76000, 179000, 143000, 215000, 175900, 178000, 228500, 120000]}, {"hovertemplate": "Neighborhood=NPkVill<br>Living Area (sq ft)=%{x}<br>Overall Quality=%{y}<br>Sale Price ($)=%{z}<extra></extra>", "legendgroup": "NPkVill", "marker": {"color": "#636efa", "opacity": 0.7, "symbol": "circle"}, "mode": "markers", "name": "NPkVill", "scene": "scene", "showlegend": true, "type": "scatter3d", "x": [958, 1456, 1441, 958], "y": [6, 6, 6, 6], "z": [143750, 146000, 148500, 128000]}, {"hovertemplate": "Neighborhood=Blmngtn<br>Living Area (sq ft)=%{x}<br>Overall Quality=%{y}<br>Sale Price ($)=%{z}<extra></extra>", "legendgroup": "Blmngtn", "marker": {"color": "#EF553B", "opacity": 0.7, "symbol": "circle"}, "mode": "markers", "name": "Blmngtn", "scene": "scene", "showlegend": true, "type": "scatter3d", "x": [1456, 1569, 1555, 1567, 1504, 1557], "y": [8, 7, 7, 8, 7, 7], "z": [215000, 175900, 174000, 264561, 181000, 234000]}, {"hovertemplate": "Neighborhood=ClearCr<br>Living Area (sq ft)=%{x}<br>Overall Quality=%{y}<br>Sale Price ($)=%{z}<extra></extra>", "legendgroup": "ClearCr", "marker": {"color": "#00cc96", "opacity": 0.7, "symbol": "circle"}, "mode": "markers", "name": "ClearCr", "scene": "scene", "showlegend": true, "type": "scatter3d", "x": [2287, 2060, 1867, 1453, 1052, 1582, 2358, 1788, 2144], "y": [7, 6, 5, 7, 6, 5, 6, 4, 6], "z": [225000, 211000, 190000, 190000, 155000, 190000, 240000, 161500, 277000]}, {"hovertemplate": "Neighborhood=BrDale<br>Living Area (sq ft)=%{x}<br>Overall Quality=%{y}<br>Sale Price ($)=%{z}<extra></extra>", "legendgroup": "BrDale", "marker": {"color": "#ab63fa", "opacity": 0.7, "symbol": "circle"}, "mode": "markers", "name": "BrDale", "scene": "scene", "showlegend": true, "type": "scatter3d", "x": [1302, 1302, 987], "y": [5, 5, 6], "z": [112000, 106000, 118000]}, {"hovertemplate": "Neighborhood=Blueste<br>Living Area (sq ft)=%{x}<br>Overall Quality=%{y}<br>Sale Price ($)=%{z}<extra></extra>", "legendgroup": "Blueste", "marker": {"color": "#FFA15A", "opacity": 0.7, "symbol": "circle"}, "mode": "markers", "name": "Blueste", "scene": "scene", "showlegend": true, "type": "scatter3d", "x": [1229], "y": [6], "z": [124000]}], "layout": {"height": 700, "legend": {"title": {"text": "Neighborhood"}, "tracegroupgap": 0}, "scene": {"domain": {"x": [0, 1], "y": [0, 1]}, "xaxis": {"title": {"text": "Living Area (sq ft)"}}, "yaxis": {"title": {"text": "Overall Quality"}}, "zaxis": {"title": {"text": "Sale Price ($)"}}}, "title": {"text": "3D View: Living Area, Quality, and Price"}}}
